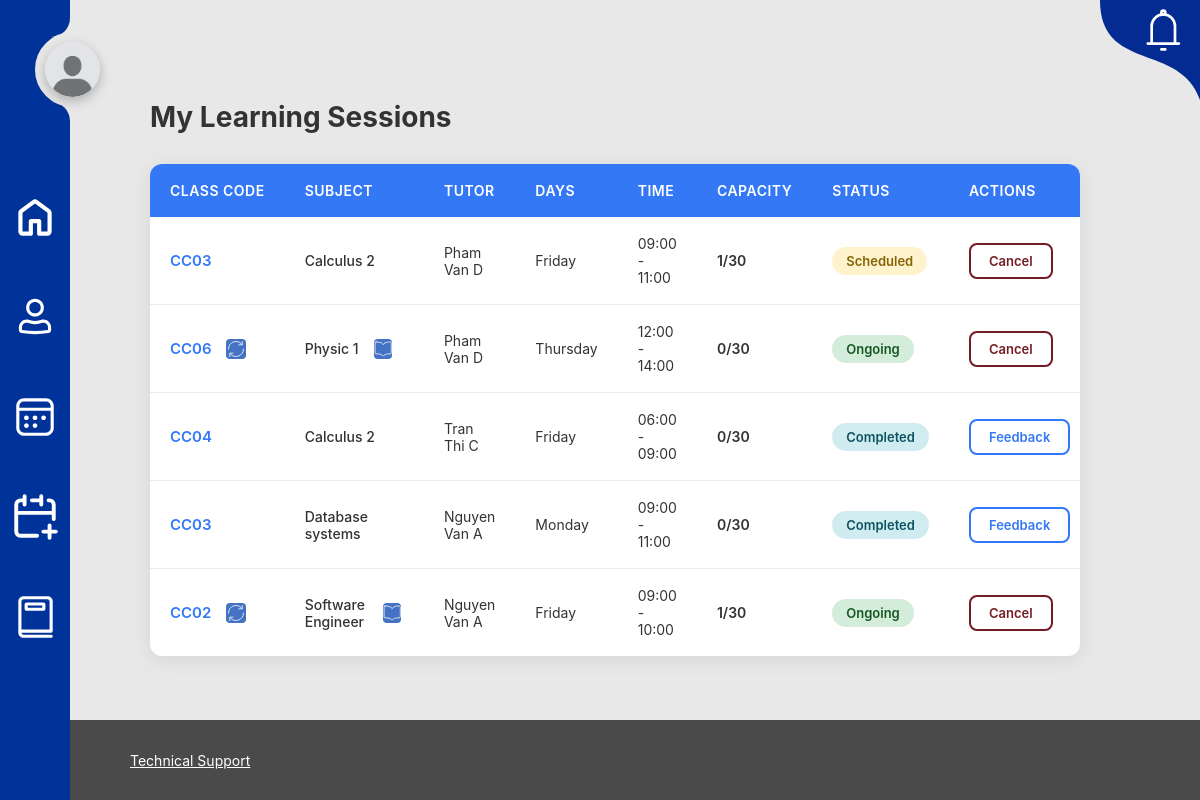
Page /student/sessions/ (signed in) on the committed database.
### tutoring_sessions/models.py (models this page shows, shortened)
class Enrollment(models.Model):
    student = models.ForeignKey(Student, on_delete=models.CASCADE)
    session = models.ForeignKey(Session, on_delete=models.CASCADE)
    enrolled_at = models.DateTimeField(auto_now_add=True)
    is_active = models.BooleanField(default=True)
    class Meta:
        unique_together = ('student', 'session')

class Session(models.Model):
    STATUS_CHOICES = [
        ('scheduled', 'Scheduled'),
        ('ongoing', 'Ongoing'),
        ('completed', 'Completed'),
        ('cancelled', 'Cancelled'),
    ]
    DAY_CHOICES = [
        ('0', 'Monday'),
        ('1', 'Tuesday'),
        ('2', 'Wednesday'),
        ('3', 'Thursday'),
        ('4', 'Friday'),
        ('5', 'Saturday'),
        ('6', 'Sunday'),
    ]
    class_code = models.CharField(max_length=20)
    subject = models.ForeignKey(Subject, on_delete=models.CASCADE)
    tutor = models.ForeignKey(Tutor, on_delete=models.CASCADE)
    days = models.CharField(max_length=50)  # Ví dụ: "2-3-4"
    start_time = models.TimeField()
    end_time = models.TimeField()
    capacity = models.IntegerField(default=30)
    enrolled_count = models.IntegerField(default=0)
    status = models.CharField(max_length=20, choices=STATUS_CHOICES, default='scheduled')
    created_at = models.DateTimeField(auto_now_add=True)
    @property
    def capacity_display(self):
        return f"{self.enrolled_count}/{self.capacity}"

class Subject(models.Model):
    name = models.CharField(max_length=100)
    code = models.CharField(max_length=20, unique=True)

### tutors/models.py (models this page shows, shortened)
class Tutor(models.Model):
    user = models.OneToOneField(User, on_delete=models.CASCADE)
    full_name = models.CharField(max_length=100)
    tutor_id = models.CharField(max_length=20, unique=True)
    phone = models.CharField(max_length=15, blank=True)
    expertise = models.ManyToManyField('tutoring_sessions.Subject', related_name='tutors')
    email = models.EmailField(blank=True)
    major = models.CharField(max_length=100, blank=True)
    dob = models.DateField(null=True, blank=True)
    avatar = models.ImageField(upload_to='avatars/', null=True, blank=True)
    class Meta:
        verbose_name = "Tutor"
        verbose_name_plural = "Tutors"

### students/views.py (the view)
# urls.py: path('sessions/', include('tutoring_sessions.urls')),
def sessions(request):
    enrollments = Enrollment.objects.filter(
        student=request.user.student,
        is_active=True
    ).select_related('session', 'session__subject', 'session__tutor').order_by('-enrolled_at')
    return render(request, 'students/sessions.html', {
        'enrollments': enrollments,
    })

### notification/context_processors.py (called while the page is built)
def notifications(request):
    if request.user.is_authenticated:
        notifications = NotificationService.get_user_notifications(request.user)
        unread_count = NotificationService.get_unread_count(request.user)
        return {
            'user_notifications': notifications[:5],  # Latest 5
            'unread_count': unread_count,
        }
    return {
        'user_notifications': [],
        'unread_count': 0,
    }

### notification/notification_service.py (called while the page is built)
    @staticmethod
    def get_user_notifications(user: User, unread_only: bool = False):
        personal = Notification.objects.filter(user=user)
        broadcasts = Notification.objects.filter(is_broadcast=True)
        notifications = personal | broadcasts
        if unread_only:
            notifications = notifications.filter(is_read=False)
        return notifications.order_by('-created_at')

    @staticmethod
    def get_unread_count(user: User):
        personal_unread = Notification.objects.filter(user=user, is_read=False).count()
        broadcast_unread = Notification.objects.filter(is_broadcast=True, is_read=False).count()
        return personal_unread + broadcast_unread

### students/templatetags/student_avatar.py (called while the page is built)
@register.filter
def valid_avatar(avatar_field):
    if not avatar_field:
        return False
    file_path = os.path.join(settings.MEDIA_ROOT, str(avatar_field))
    return os.path.isfile(file_path)

### students/templates/students/sessions.html (shortened to what this page needs)
{% extends 'student_base.html' %}
{% load static %}
{% block content %}
<div class="sessions-container">
    <div class="page-header">
        <h1 class="page-title">My Learning Sessions</h1>
    </div>
    <div class="sessions-table-wrapper">
        {% if enrollments %}
        <table class="sessions-table">
            <thead>
                <tr>
                    <th>Class Code</th>
                    <th>Subject</th>
                    <th>Tutor</th>
                    <th>Days</th>
                    <th>Time</th>
                    <th>Capacity</th>
                    <th>Status</th>
                    <th>Actions</th>
                </tr>
            </thead>
            <tbody>
                {% for enrollment in enrollments %}
                <tr>
                    <td>
                        <div class="class-code">
                            {{ enrollment.session.class_code }}
                            {% if enrollment.session.status == 'ongoing' %}
                            <a href="{% url 'tutoring_sessions:reschedule_session' enrollment.id %}"
                               class="icon-btn"
                               data-tooltip="Reschedule Session">
                                <img src="{% static 'images/reschedule.svg' %}" alt="reschedule">
                            </a>
                            {% endif %}
                        </div>
                    </td>
                    <td>
                        <div class="subject-name">
                            {{ enrollment.session.subject.name }}
                            {% if enrollment.session.status == 'ongoing' %}
                            <a href="{% url 'students:session_material' enrollment.session.id %}"
                               class="icon-btn"
                               data-tooltip="Session Materials">
                                <img src="{% static 'images/session material.svg' %}" alt="materials">
                            </a>
                            {% endif %}
                        </div>
                    </td>
                    <td>{{ enrollment.session.tutor.full_name }}</td>
                    <td>{{ enrollment.session.days }}</td>
                    <td>{{ enrollment.session.start_time|time:"H:i" }} - {{ enrollment.session.end_time|time:"H:i" }}</td>
                    <td>
                        <span class="capacity-text">{{ enrollment.session.capacity_display }}</span>
                    </td>
                    <td>
                        <span class="status-badge status-{{ enrollment.session.status }}">
                            {{ enrollment.session.get_status_display }}
                        </span>
                    </td>
                    <td>
                        {% if enrollment.session.status == 'completed' %}
                            <a href="{% url 'feedback:feedback' enrollment.id %}"
                               class="action-btn action-feedback">
                                Feedback
                            </a>
                        {% elif enrollment.session.status == 'scheduled' or enrollment.session.status == 'ongoing' %}
                            <a href="{% url 'tutoring_sessions:cancel_enrollment' enrollment.id %}"
                               class="action-btn action-cancel"
                               onclick="return confirm('Are you sure you want to cancel this session?')">
                                Cancel
                            </a>
                        {% endif %}
                    </td>
                </tr>
                {% endfor %}
            </tbody>
        </table>
        {% else %}
        <div class="empty-state">
            <h3>No session</h3>
            <p>You haven't registered for any sessions yet. Find and register for sessions that are right for you!</p>
        </div>
        {% endif %}
    </div>
</div>
{% endblock %}

### static/css/student_base.css (style rules this page uses)
:root { --white: #fff; --bg-color: #e5e5e5; --navbar-color: #003399; --text-color:#000; --bg-color:#e8e8e8; }
body { background-color: #e8e8e8; }
* { font-family: Inter, sans-serif; margin: 0; padding: 0; outline: none; list-style:none; text-decoration: none; }

### students/templates/students/sessions.html (style rules this page uses)
:root { --primary-blue: #3478F6; --primary-hover: #216CE7; --text-dark: #333; --text-muted: #6C757D; --status-scheduled-bg: #fff3cd; --status-scheduled-text: #856404; --status-ongoing-bg: #d4edda; --status-ongoing-text: #155724; --status-completed-bg: #d1ecf1; --status-completed-text: #0c5460; --status-cancelled-bg: #f8d7da; --status-cancelled-text: #721c24; }
.sessions-container { max-width: 100%; margin: 0 auto; padding-top: 100px; margin-left: 150px; margin-right: 120px; margin-bottom: 90px; font-family: 'Segoe UI', Tahoma, Geneva, Verdana, sans-serif; }
.page-header { display: flex; align-items: center; justify-content: space-between; margin-bottom: 30px; flex-wrap: wrap; gap: 20px; }
.page-title { font-size: 28px; font-weight: 700; color: var(--text-dark); display: flex; align-items: center; gap: 12px; }
.sessions-table-wrapper { background: white; border-radius: 12px; box-shadow: 0 4px 20px rgba(0, 0, 0, 0.08); overflow: hidden; }
.sessions-table { width: 100%; border-collapse: collapse; }
.sessions-table thead { background-color: var(--primary-blue); }
.sessions-table th { padding: 18px 20px; text-align: left; font-weight: 600; font-size: 14px; color: white; text-transform: uppercase; letter-spacing: 0.5px; white-space: nowrap; }
.sessions-table tbody tr { border-bottom: 1px solid #e9ecef; transition: all 0.2s ease; cursor: pointer; }
.sessions-table tbody tr:last-child { border-bottom: none; }
.sessions-table td { padding: 18px 20px; color: var(--text-dark); font-size: 14px; vertical-align: middle; }
.class-code { font-weight: 600; color: var(--primary-blue); font-size: 15px; display: flex; align-items: center; gap: 10px; }
.subject-name { font-weight: 500; display: flex; align-items: center; gap: 10px; }
.capacity-text { font-weight: 600; }
.status-badge { display: inline-block; padding: 6px 14px; border-radius: 20px; font-size: 13px; font-weight: 600; text-transform: capitalize; }
.status-scheduled { background: var(--status-scheduled-bg); color: var(--status-scheduled-text); }
.status-ongoing { background: var(--status-ongoing-bg); color: var(--status-ongoing-text); }
.status-completed { background: var(--status-completed-bg); color: var(--status-completed-text); }
.icon-btn { position: relative; display: inline-flex; align-items: center; justify-content: center; width: 25px; height: 25px; border-radius: 8px; transition: all 0.2s ease; cursor: pointer; border: 2px solid transparent; }
.icon-btn img { width: 20px; height: 20px; transition: all 0.2s ease; }
.icon-btn::after { content: attr(data-tooltip); position: absolute; bottom: 100%; left: 50%; transform: translateX(-50%) translateY(-8px); padding: 8px 12px; background: #333; color: white; font-size: 12px; font-weight: 500; border-radius: 6px; white-space: nowrap; opacity: 0; pointer-events: none; transition: all 0.2s ease; z-index: 1000; }
.icon-btn::before { content: ""; position: absolute; bottom: 100%; left: 50%; transform: translateX(-50%) translateY(-2px); border: 6px solid transparent; border-top-color: #333; opacity: 0; pointer-events: none; transition: all 0.2s ease; z-index: 1000; }
.action-btn { display: inline-block; padding: 8px 18px; border-radius: 8px; font-size: 13px; font-weight: 600; text-decoration: none; transition: all 0.3s; border: 2px solid; }
.action-cancel { background: white; color: var(--status-cancelled-text); border-color: var(--status-cancelled-text); }
.action-feedback { background: white; color: var(--primary-blue); border-color: var(--primary-blue); }

### rows in the picture
Enrollment: session.class_code "CC03", session.subject.name "Calculus 2", session.tutor.full_name "Pham Van D", session.days "Friday", session.start_time "09:00", session.end_time "11:00", session.capacity_display "1/30", session.status "Scheduled", shows "Cancel"
Enrollment: session.class_code "CC06", session.subject.name "Physic 1", session.tutor.full_name "Pham Van D", session.days "Thursday", session.start_time "12:00", session.end_time "14:00", session.capacity_display "0/30", session.status "Ongoing", shows "Cancel"
Enrollment: session.class_code "CC04", session.subject.name "Calculus 2", session.tutor.full_name "Tran Thi C", session.days "Friday", session.start_time "06:00", session.end_time "09:00", session.capacity_display "0/30", session.status "Completed", shows "Feedback"
Enrollment: session.class_code "CC03", session.subject.name "Database systems", session.tutor.full_name "Nguyen Van A", session.days "Monday", session.start_time "09:00", session.end_time "11:00", session.capacity_display "0/30", session.status "Completed", shows "Feedback"
Enrollment: session.class_code "CC02", session.subject.name "Software Engineer", session.tutor.full_name "Nguyen Van A", session.days "Friday", session.start_time "09:00", session.end_time "10:00", session.capacity_display "1/30", session.status "Ongoing", shows "Cancel"
